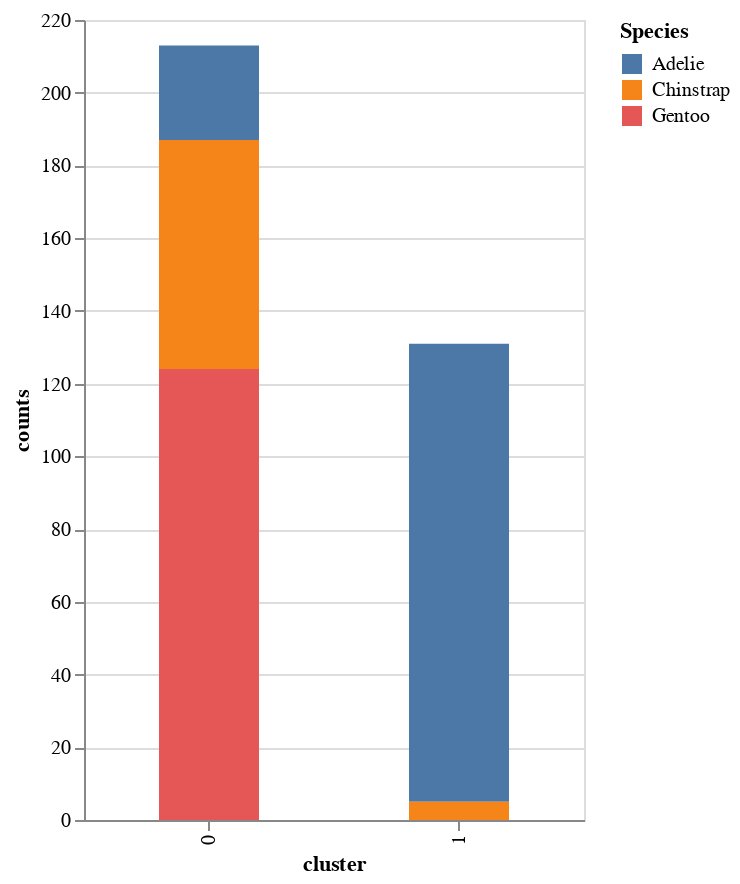

Here is the notebook cell this chart was saved with:
### Code cell
alt.Chart(plot2).mark_bar(size=50).encode(
    x="cluster:O",
    y="counts:Q",
    color=alt.Color("species", title="Species"),
    tooltip=["cluster", "counts", "species"],
).properties(height=400,width=250)

### Figure 1 — Vega-Lite specification as saved in the notebook (floating-point values rounded to 4 significant figures)
{"config": {"view": {"continuousWidth": 400, "continuousHeight": 300}}, "data": {"name": "data-4636f352775a26059a0c7f52f2d16702"}, "mark": {"type": "bar", "size": 50}, "encoding": {"color": {"field": "species", "title": "Species", "type": "nominal"}, "tooltip": [{"field": "cluster", "type": "quantitative"}, {"field": "counts", "type": "quantitative"}, {"field": "species", "type": "nominal"}], "x": {"field": "cluster", "type": "ordinal"}, "y": {"field": "counts", "type": "quantitative"}}, "height": 400, "width": 250, "$schema": "https://vega.github.io/schema/vega-lite/v4.17.0.json", "datasets": {"data-4636f352775a26059a0c7f52f2d16702": [{"species": "Adelie", "cluster": 0, "counts": 26}, {"species": "Adelie", "cluster": 1, "counts": 126}, {"species": "Chinstrap", "cluster": 0, "counts": 63}, {"species": "Chinstrap", "cluster": 1, "counts": 5}, {"species": "Gentoo", "cluster": 0, "counts": 124}]}}
